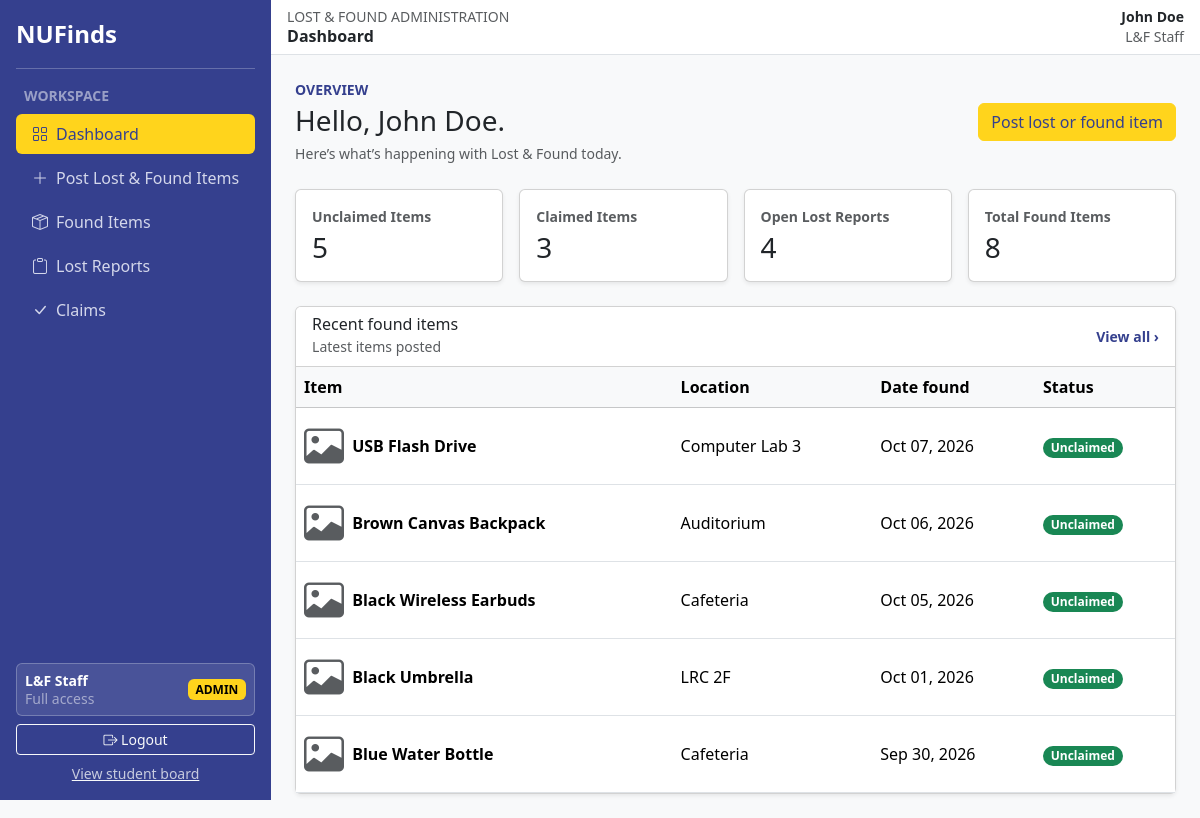
/pages/admin/dashboard.php (signed in), run on the app's committed database.
### tables this page shows
CREATE TABLE found_items (
    found_id INT PRIMARY KEY auto_increment,
    item_name VARCHAR(255) NOT NULL,
    category VARCHAR(100) NOT NULL,
    description VARCHAR(255),
    location_found VARCHAR(255) NOT NULL,
    date_found DATE NOT NULL,
    img_path VARCHAR(255),
    status ENUM('Unclaimed', 'Claimed', 'Disposed') NOT NULL DEFAULT 'Unclaimed'
);

### config/accessController.php (called while the page is built, shortened)
<?php
$isAdmin = ($_SESSION['role'] === 'Admin');
?>

### actions/admin/dashboard.php (called while the page is built, shortened)
<?php
    require '../../config/connection.php';
    require '../../config/accessController.php';
    $unclaimedCount = mysqli_fetch_array(mysqli_query($connection, "SELECT COUNT(*) as total FROM found_items WHERE status = 'Unclaimed'"))['total'];
    $claimedCount   = mysqli_fetch_array(mysqli_query($connection, "SELECT COUNT(*) as total FROM found_items WHERE status = 'Claimed'"))['total'];
    $disposedCount  = mysqli_fetch_array(mysqli_query($connection, "SELECT COUNT(*) as total FROM found_items WHERE status = 'Disposed'"))['total'];
    $totalFoundCount = $unclaimedCount + $claimedCount + $disposedCount;
    $openLostCount = mysqli_fetch_array(mysqli_query($connection, "SELECT COUNT(*) as total FROM lost_items WHERE status = 'Open'"))['total'];
    $recentQuery = "SELECT found_id, item_name, location_found, date_found, img_path, status FROM found_items ORDER BY date_found DESC, found_id DESC LIMIT 5";
    $recentResult = mysqli_query($connection, $recentQuery);
?>

### pages/admin/dashboard.php (the view, shortened to what this page needs)
<?php
    require '../../config/accessController.php';
    require '../../actions/admin/dashboard.php';
?>
<!DOCTYPE html>
<html lang="en">
<?php include('../../includes/head.php'); ?>
<body>
    <?php include('../../includes/admin/header.php'); ?>
            <div class="d-flex flex-column flex-sm-row justify-content-between align-items-sm-center gap-2 mb-4">
                <div>
                    <p class="text-primary text-uppercase fw-bold small mb-1">Overview</p>
                    <h1 class="h3 mb-1">Hello, <?php echo htmlspecialchars($_SESSION['name']); ?>.</h1>
                    <span class="text-body-secondary small">Here&rsquo;s what&rsquo;s happening with Lost &amp; Found today.</span>
                </div>
                <a class="btn btn-warning" href="postItem.php"><?php echo $isAdmin ? 'Post lost or found item' : 'Post found item'; ?></a>
            </div>
            <div class="row row-cols-1 row-cols-sm-2 row-cols-xl-<?php echo $isAdmin ? 4 : 3; ?> g-3 mb-4">
                <div class="col">
                    <div class="card h-100 shadow-sm"><div class="card-body">
                        <p class="small fw-semibold text-body-secondary mb-1">Unclaimed Items</p>
                        <p class="h3 mb-0"><?php echo $unclaimedCount; ?></p>
                    </div></div>
                </div>
                <div class="col">
                    <div class="card h-100 shadow-sm"><div class="card-body">
                        <p class="small fw-semibold text-body-secondary mb-1">Claimed Items</p>
                        <p class="h3 mb-0"><?php echo $claimedCount; ?></p>
                    </div></div>
                </div>
                <?php if ($isAdmin): ?>
                <div class="col">
                    <div class="card h-100 shadow-sm"><div class="card-body">
                        <p class="small fw-semibold text-body-secondary mb-1">Open Lost Reports</p>
                        <p class="h3 mb-0"><?php echo $openLostCount; ?></p>
                    </div></div>
                </div>
                <?php endif; ?>
                <div class="col">
                    <div class="card h-100 shadow-sm"><div class="card-body">
                        <p class="small fw-semibold text-body-secondary mb-1">Total Found Items</p>
                        <p class="h3 mb-0"><?php echo $totalFoundCount; ?></p>
                    </div></div>
                </div>
            </div>
            <section class="card shadow-sm">
                <div class="card-header bg-white d-flex justify-content-between align-items-center">
                    <div>
                        <h2 class="h6 mb-0">Recent found items</h2>
                        <small class="text-body-secondary">Latest items posted</small>
                    </div>
                    <?php if ($isAdmin): ?>
                        <a class="small fw-bold text-decoration-none" href="foundItems.php">View all &rsaquo;</a>
                    <?php endif; ?>
                </div>
                <div class="table-responsive">
                    <table class="table table-hover align-middle mb-0">
                        <thead class="table-light">
                            <tr>
                                <th>Item</th>
                                <th>Location</th>
                                <th>Date found</th>
                                <th>Status</th>
                            </tr>
                        </thead>
                        <tbody>
                            <?php while ($row = mysqli_fetch_array($recentResult)) { ?>
                                <tr>
                                    <td>
                                        <div class="d-flex align-items-center gap-2">
                                            <?php if (!empty($row['img_path'])) { ?>
                                                <img class="rounded object-fit-cover" width="40" height="40" src="../../assets/uploads/<?php echo htmlspecialchars($row['img_path']); ?>" alt="">
                                            <?php } else { ?>
                                                <i class="bi bi-image fs-1 text-body-secondary"></i>
                                            <?php } ?>
                                            <strong><?php echo htmlspecialchars($row['item_name']); ?></strong>
                                        </div>
                                    </td>
                                    <td><?php echo htmlspecialchars($row['location_found']); ?></td>
                                    <td><?php echo date('M d, Y', strtotime($row['date_found'])); ?></td>
                                    <td>
                                        <span class="badge rounded-pill text-bg-<?php echo $row['status'] == 'Unclaimed' ? 'success' : 'secondary'; ?>"><?php echo $row['status']; ?></span>
                                    </td>
                                </tr>
                            <?php } ?>
                        </tbody>
                    </table>
                </div>
            </section>
    <?php include('../../includes/admin/footer.php'); ?>
</body>
</html>

### src/style.css (style rules this page uses)
:root { --bs-primary: #35408e; --bs-primary-rgb: 53, 64, 142; --bs-warning: #ffd41c; --bs-warning-rgb: 255, 212, 28; --bs-link-color: #35408e; --bs-link-color-rgb: 53, 64, 142; --bs-link-hover-color: #2c357a; --bs-link-hover-color-rgb: 44, 53, 122; }
.btn-warning { --bs-btn-color: #35408e; --bs-btn-bg: #ffd41c; --bs-btn-border-color: #ffd41c; --bs-btn-hover-color: #35408e; --bs-btn-hover-bg: #f4c900; --bs-btn-hover-border-color: #f4c900; --bs-btn-active-color: #35408e; --bs-btn-active-bg: #f4c900; --bs-btn-active-border-color: #f4c900; --bs-btn-disabled-color: #35408e; --bs-btn-disabled-bg: #ffd41c; --bs-btn-disabled-border-color: #ffd41c; }

### data on the page
found_items: item_name "USB Flash Drive", location_found "Computer Lab 3", date_found "Oct 07, 2026", status "Unclaimed"
found_items: item_name "Brown Canvas Backpack", location_found "Auditorium", date_found "Oct 06, 2026", status "Unclaimed"
found_items: item_name "Black Wireless Earbuds", location_found "Cafeteria", date_found "Oct 05, 2026", status "Unclaimed"
found_items: item_name "Black Umbrella", location_found "LRC 2F", date_found "Oct 01, 2026", status "Unclaimed"
found_items: item_name "Blue Water Bottle", location_found "Cafeteria", date_found "Sep 30, 2026", status "Unclaimed"

### other printed values
$page_title "Dashboard"
$_SESSION['name'] "John Doe"
$unclaimedCount "5"
$claimedCount "3"
$openLostCount "4"
$totalFoundCount "8"
